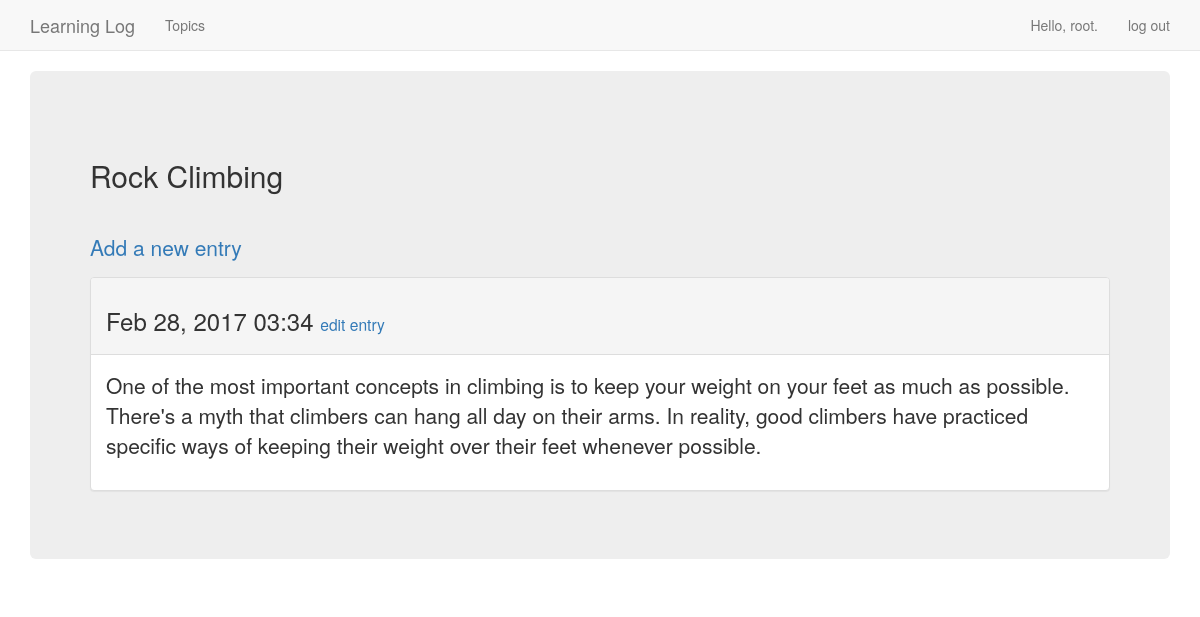
The page /topics/2/ (signed in) on the database its author committed.
### learning_logs/models.py (models this page shows, shortened)
class Topic(models.Model):
	text = models.CharField(max_length=200)
	date_added = models.DateTimeField(auto_now_add=True)
	owner = models.ForeignKey(User)
	def __str__(self):
		return self.text

class Entry(models.Model):
	topic=models.ForeignKey(Topic)
	text = models.TextField()
	date_added = models.DateTimeField(auto_now_add=True)
	class Meta:
		verbose_name_plural = 'entries'

### learning_logs/views.py (the view)
# urls.py: url(r'^topics/(?P<topic_id>\d+)/$', views.topic, name='topic'),
@login_required
def topic(request,topic_id):
	topic = Topic.objects.get(id=topic_id)
	if topic.owner != request.user:
		raise Http404
	entries = topic.entry_set.order_by('-date_added')
	context = {'topic': topic, 'entries': entries}
	return render(request, 'learning_logs/topic.html', context)

### learning_logs/templates/learning_logs/topic.html
{% extends 'learning_logs/base.html' %}
{% block header %}
  <h2>{{ topic }}</h2>
{% endblock %}
{% block content %}
<p>
    <a href="{% url 'learning_logs:new_entry' topic.id %}"> Add a new entry </a>
</p>
  {% for entry in entries %}
    <div class="panel panel-default">
      <div class="panel-heading">
        <h3>
          {{ entry.date_added|date:'M d, Y H:i' }}
          <small>
            <a href="{% url 'learning_logs:edit_entry' entry.id %}">
              edit entry</a>
          </small>
        </h3>
      </div>
      <div class="panel-body">
        {{ entry.text|linebreaks }}
      </div>
    </div>
  {% empty %}
    There are no entries for this topic yet.
  {% endfor %}
{% endblock content %}

### learning_logs/templates/learning_logs/base.html (shortened to what this page needs)
{% load bootstrap3 %}
<!DOCTYPE html>
<html lang="en">
  <head>
    {% bootstrap_css %}
  </head>
    <body>
    <nav class="navbar navbar-default navbar-static-top">
      <div class="container">
        <div class="navbar-header">
          <a class="navbar-brand" href="{% url 'learning_logs:index' %}">Learning Log</a>
        </div>
        <div id="navbar" class="navbar-collapse collapse">
          <ul class="nav navbar-nav">
            <li><a href="{% url 'learning_logs:topics' %}">Topics</a></li>
          </ul>
          <ul class="nav navbar-nav navbar-right">
              {% if user.is_authenticated %}
                  <li><a>Hello, {{ user.username }}.</a></li>
                  <li><a href="{% url 'users:logout' %}">log out</a></li>
                    {% else %}
                  <li><a href="{% url 'users:register' %}">register</a></li>
                  <li><a href="{% url 'users:login' %}">log in</a></li>
                  {% endif %}
          </ul>
        </div>
      </div>
    </nav>
    <div class="container">
      <div class="jumbotron">
          <div class="page-header">
            {% block header %}{% endblock %}
          </div>
          <div>
            {% block content %}{% endblock %}
          </div>
      </div>
    </div>
  </body>
</html>

### rows shown on the page
Topic: text "Rock Climbing"
Entry: date_added "Feb 28, 2017 03:34", text "One of the most important concepts in climbing is to keep your weight on your feet as much as possible. There's a myth that climbers can hang all day on their arms. In reality, good climbers have practiced specific ways of keeping their weight over their feet whenever possible."

### other values the page prints
{{ user.username }} "root"
